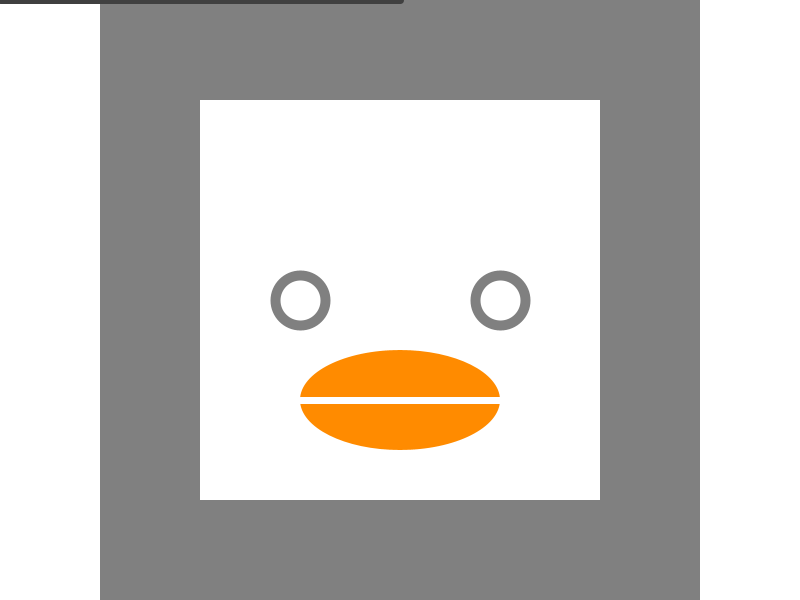
Frame 1 (no input)
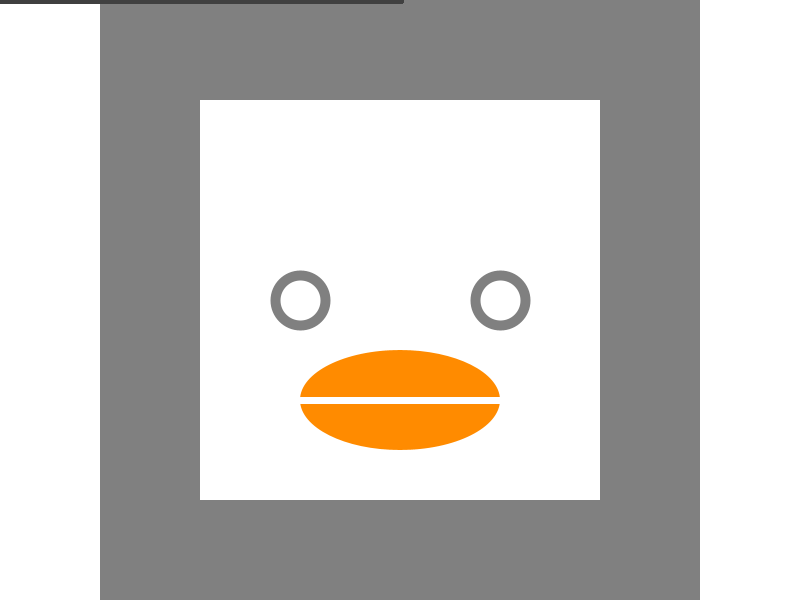
Frame 60 (the mouse pressed at the canvas centre just before this capture)
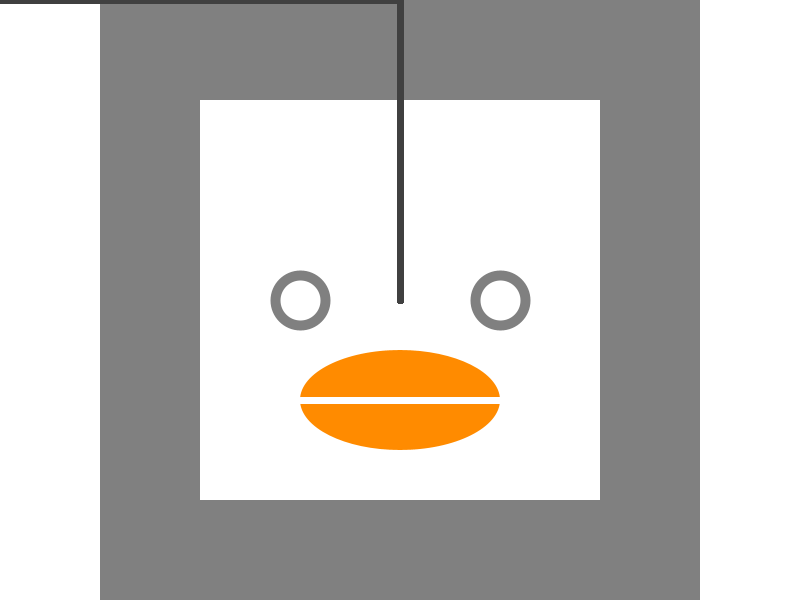
Frame 120 (the mouse held since frame 60 and released just before this capture)

The Processing sketch that drew these frames (run headless with seeded random() and noise(); from frame 60 on, the mouse is pressed at the canvas centre):

// Processing sketch: hair
// ── hair.pde
int x, y, w, h;
int r, g, b;
float centerX;

void setup() {  
  size(800, 600);
  x = 100;
  y = 0;
  w = h = 600;
  centerX = width/2;
  
  background(255);
  
  noStroke();
  fill(128);
  rect(x, y, w, h);
  fill(255);
  rect(x+100, y+100, w/3*2, h/3*2);
  
  //Eyes
  stroke(128);
  strokeWeight(10);
  ellipse(x+200, y+300, w/12, h/12);
  ellipse(x+400, y+300, w/12, h/12);
  
  //Mouth
  noStroke();
  fill(#FF8B00);
  ellipse(x+300, y+400, w/3, h/6);
  stroke(255);
  strokeWeight(7);
  line(x+200, y+400, x+400, y+400);
  
  
}

void draw() {
  
  stroke(64);
  line(centerX, 0, mouseX, mouseY);
  
}
